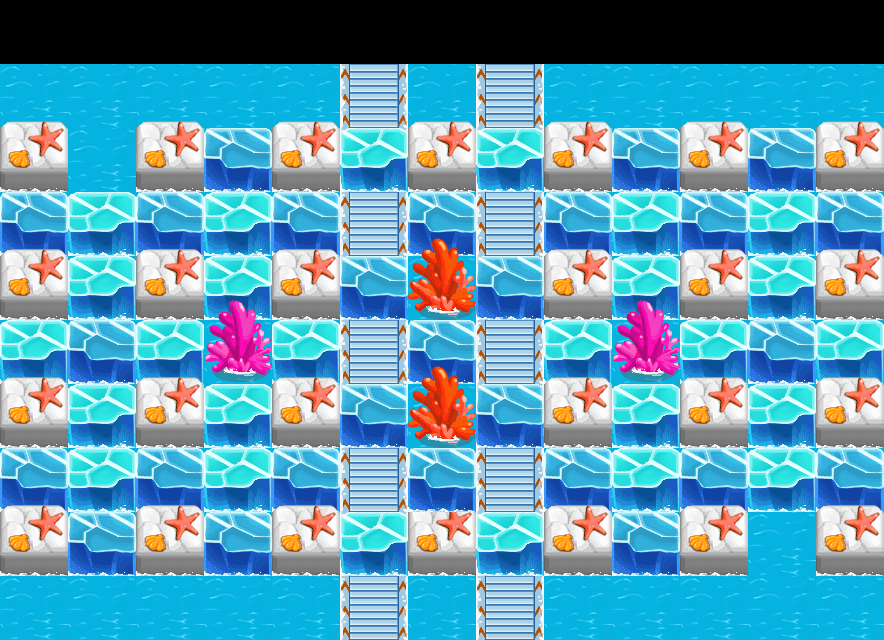

The image is a tile-based game level rendered from a .tmx file. Its description and source (layers, tilesets, objects; grid data summarised) follow:
An orthogonal 13x10 tile map with 68x64 px tiles, 4 tile layers (bg, item, wall, fg) and 2 objects (player1, player2).

<map version="1.0" orientation="orthogonal" renderorder="right-down" width="13" height="10" tilewidth="68" tileheight="64" nextobjectid="6">
 <tileset firstgid="1" name="ice" tilewidth="68" tileheight="64" tilecount="35" columns="5">
  <image source="ice.png" width="340" height="448" />
  <tile id="3">
   <properties>
    <property name="block" value="1" />
   </properties>
  </tile>
  <tile id="4">
   <properties>
    <property name="block" value="1" />
   </properties>
  </tile>
  <tile id="5">
   <properties>
    <property name="block" value="1" />
   </properties>
  </tile>
  <tile id="6">
   <properties>
    <property name="block" value="1" />
   </properties>
  </tile>
  <tile id="7">
   <properties>
    <property name="block" value="1" />
   </properties>
  </tile>
  <tile id="9">
   <properties>
    <property name="anim" value="2" />
    <property name="dir" value="up" />
   </properties>
  </tile>
  <tile id="10">
   <properties>
    <property name="block" value="1" />
   </properties>
  </tile>
  <tile id="11">
   <properties>
    <property name="block" value="1" />
   </properties>
  </tile>
  <tile id="15">
   <properties>
    <property name="block" value="1" />
   </properties>
  </tile>
  <tile id="16">
   <properties>
    <property name="block" value="1" />
   </properties>
  </tile>
  <tile id="17">
   <properties>
    <property name="block" value="1" />
    <property name="move" value="1" />
   </properties>
  </tile>
  <tile id="25">
   <properties>
    <property name="block" value="1" />
   </properties>
  </tile>
  <tile id="26">
   <properties>
    <property name="block" value="1" />
   </properties>
  </tile>
  <tile id="30">
   <properties>
    <property name="anim" value="5" />
    <property name="dir" value="up" />
   </properties>
  </tile>
 </tileset>
 <layer name="bg" width="13" height="10">
  <data>[130 cells, 117 non-empty, 3 distinct tile ids]</data>
 </layer>
 <layer name="item" width="13" height="10">
  <data>[130 cells, 53 non-empty, 2 distinct tile ids]</data>
 </layer>
 <layer name="wall" width="13" height="10">
  <data>[130 cells, 30 non-empty, 3 distinct tile ids]</data>
 </layer>
 <layer name="fg" width="13" height="10">
  <data>[130 cells, 29 non-empty, 3 distinct tile ids]</data>
 </layer>
 <objectgroup name="players">
  <object id="1" name="player1" x="32" y="90">
   <properties>
    <property name="playertype" value="player" />
   </properties>
  </object>
  <object id="2" name="player2" x="37" y="600">
   <properties>
    <property name="playertype" value="npc5" />
   </properties>
  </object>
 </objectgroup>
</map>
